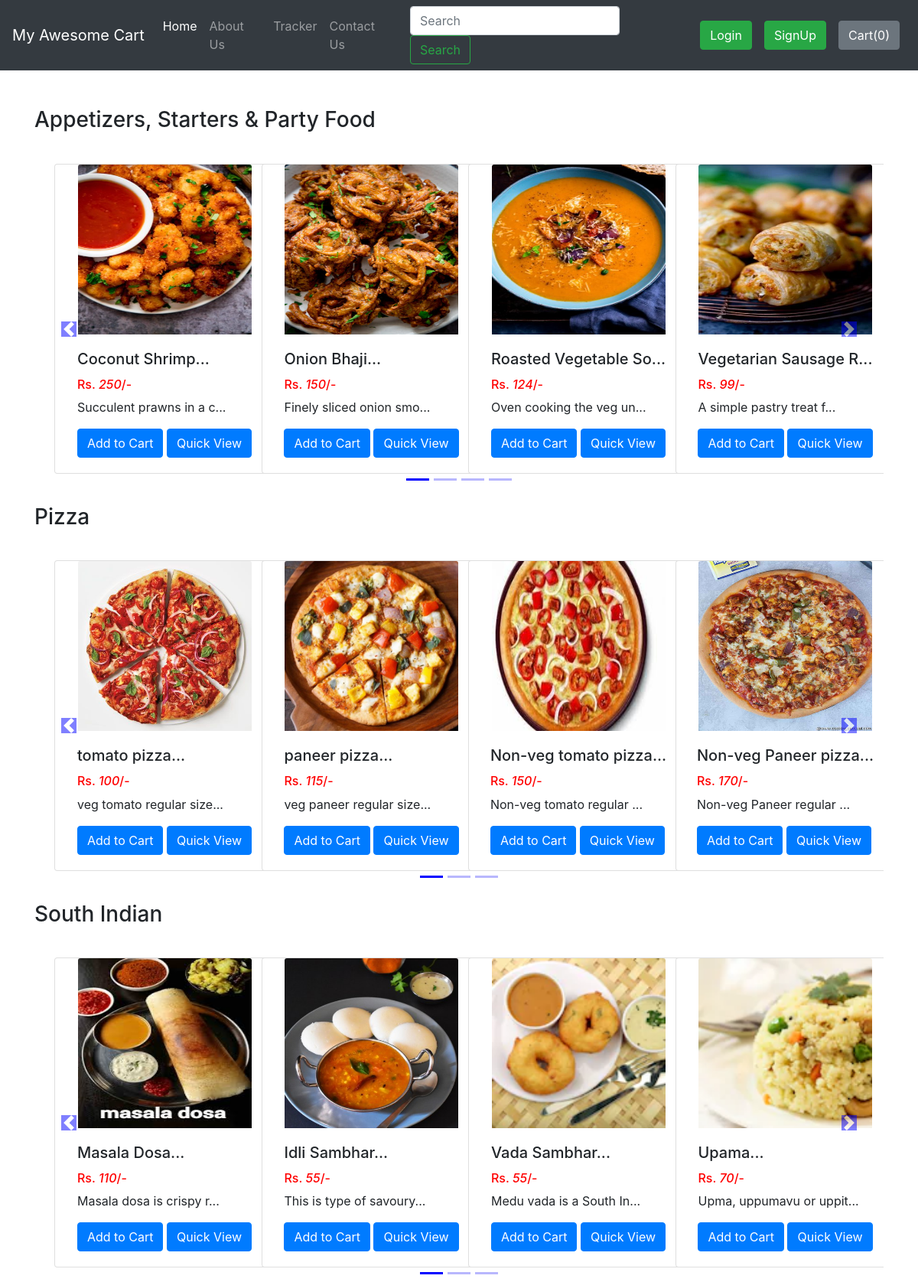
The app's page /shop/ with its own data.
### shop/models.py (models this page shows, shortened)
class Product(models.Model):
    product_id = models.AutoField
    product_name = models.CharField(max_length=50)
    category = models.CharField(max_length=50, default="")
    subcategory = models.CharField(max_length=50, default="")
    price = models.IntegerField(default=0)
    desc = models.CharField(max_length=200)
    pub_date = models.DateField()
    image = models.ImageField(upload_to="shop/images", default="")

### shop/views.py (the view)
# urls.py: path('', views.index,  name='index'),
def index(request):
    allProds = []
    catprods = Product.objects.values('category', 'id')
    cats = {item['category'] for item in catprods}
    for cat in cats:
        prod = Product.objects.filter(category=cat)
        n = len(prod)
        nSlides = n // 4 + ceil((n / 4) - (n // 4))
        allProds.append([prod, range(1, nSlides), nSlides])
    darshan = {'allProds': allProds}
    return render(request, 'shop/index1.html', darshan)

### shop/templates/shop/index1.html (shortened to what this page needs)
{% extends 'shop/basic.html' %}
  {% block body %}
  {% load static %}
<br>
<div class="container">
    {% for product, range, nSlides in allProds %}
    <h3 class="my-4">{{product.0.category}}</h3>
    <div class="row">
        <div id="demo{{forloop.counter}}" class="col carousel slide my-3" data-ride="carousel">
            <ul class="carousel-indicators">
                <li data-target="#demo{{forloop.counter}}" data-slide-to="0" class="active"></li>
                {% for i in range %}
                <li data-target="#demo{{forloop.parentloop.counter}}" data-slide-to="{{i}}"></li>
                {% endfor %}
            </ul>
            <div class="container carousel-inner no-padding">
                <div class="carousel-item active">
                    {% for i in product %}
                    <div class="col-xs-3 col-sm-3 col-md-3">
                        <div class="card align-items-center" style="width: 18rem;">
                            <img src='/media/{{i.image}}' class="card-img-top" alt="...">
                            <div class="card-body">
                                <h5 class="card-title" id="namepr{{i.id}}">{{i.product_name|slice:"0:20"}}...</h5>
                                <h6 style="color: #ff0000">Rs. <i id="pricepr{{i.id}}">{{i.price}}</i>/-</h6>
                                <p class="card-text">{{i.desc|slice:"0:23"}}...</p>
                                <span id="divpr{{i.id}}" class="divpr">
                                    <button id="pr{{i.id}}" class="btn btn-primary cart">Add to Cart</button>
                                </span>
                                <a href="/shop/productView/{{i.id}}"> <button id="qv{{i.id}}" class="btn btn-primary cart">Quick View</button> </a>
                            </div>
                        </div>
                    </div>
                    {% if forloop.counter|divisibleby:4 and forloop.counter > 0 and not forloop.last %}
                </div>
                    {% endif %}
                    {% endfor %}
            </div>
        </div>
        <a class="carousel-control-prev" href="#demo{{forloop.counter}}" data-slide="prev">
            <span class="carousel-control-prev-icon"></span>
        </a>
        <a class="carousel-control-next" href="#demo{{forloop.counter}}" data-slide="next">
            <span class="carousel-control-next-icon"></span>
        </a>
    </div>
    {% endfor %}
</div>
{% endblock %}

### shop/templates/shop/basic.html (shortened to what this page needs)
<!doctype html>
<html lang="en">
  <head>
    <link rel="stylesheet" href="https://stackpath.bootstrapcdn.com/bootstrap/4.2.1/css/bootstrap.min.css">
    <link rel="stylesheet" href="https://stackpath.bootstrapcdn.com/bootstrap/4.3.1/css/bootstrap.min.css">
    <link rel="stylesheet" href="https://use.fontawesome.com/releases/v5.8.2/css/all.css">
  </head>
  <body>
    <nav class="navbar navbar-expand-lg navbar-dark bg-dark">
      <a class="navbar-brand" href="/shop">My Awesome Cart</a>
      <div class="collapse navbar-collapse" id="navbarSupportedContent">
        <ul class="navbar-nav mr-auto">
          <li class="nav-item active">
            <a class="nav-link" href="/shop">Home <span class="sr-only">(current)</span></a>
          </li>
          <li class="nav-item">
            <a class="nav-link" href="/shop/about">About Us</a>
          </li>
          <li class="nav-item">
            <a class="nav-link" href="/shop/tracker">Tracker</a>
          </li>
          <li class="nav-item">
            <a class="nav-link" href="/shop/contact">Contact Us</a>
          </li>
        </ul>
        <form method="get" action="/shop/search" class="form-inline my-2 my-lg-0 mx-3">
          <input class="form-control mr-sm-2" type="search" name="search" id="search" placeholder="Search" aria-label="Search">
          <button class="btn btn-outline-success my-2 my-sm-0" type="submit">Search</button>
        </form>
        {% if user.is_authenticated %}
        <ul class="navbar-nav mr-2">
          <li class="nav-item dropdown">
            <a class="nav-link dropdown-toggle" href='#' id="navbarDropdown" role="button" data-toggle="dropdown"> Welcome {{request.user}}</a>
            <div class="dropdown-menu" aria-labelledby="navbarDropdown">
              <a class="dropdown-item" href="/shop/logout/">Logout</a>
            </div>
          </li>
        </ul>
        {% else %}
        <button type="button" class="btn btn-success mx-2" data-toggle="modal" data-target="#loginModal">Login</button>
        <button type="button" class="btn btn-success mx-2" data-toggle="modal" data-target="#signupModal">SignUp</button>
        {% endif %}
        <button type="button" class="btn btn-secondary mx-2" id="popcart" data-container="body" data-html="true" data-toggle="popover" title="MyCart" data-placement="bottom" data-content="Bottom popover">
          Cart(<span id="cart">0</span>)
        </button>
      </div>
    </nav>
    {% block body %} {% endblock %}
  </body>
</html>

### records on screen
Product: category "Appetizers, Starters & Party Food", image (picture), product_name "Coconut Shrimp", price "250", desc "Succulent prawns in a c"
Product: image (picture), product_name "Onion Bhaji", price "150", desc "Finely sliced onion smo"
Product: image (picture), product_name "Roasted Vegetable So", price "124", desc "Oven cooking the veg un"
Product: image (picture), product_name "Vegetarian Sausage R", price "99", desc "A simple pastry treat f"
Product: category "Pizza", image (picture), product_name "tomato pizza", price "100", desc "veg tomato regular size"
Product: image (picture), product_name "paneer pizza", price "115", desc "veg paneer regular size"
Product: image (picture), product_name "Non-veg tomato pizza", price "150", desc "Non-veg tomato regular"
Product: image (picture), product_name "Non-veg Paneer pizza", price "170", desc "Non-veg Paneer regular"
Product: category "South Indian", image (picture), product_name "Masala Dosa", price "110", desc "Masala dosa is crispy r"
Product: image (picture), product_name "Idli Sambhar", price "55", desc "This is type of savoury"
Product: image (picture), product_name "Vada Sambhar", price "55", desc "Medu vada is a South In"
Product: image (picture), product_name "Upama", price "70", desc "Upma, uppumavu or uppit"
